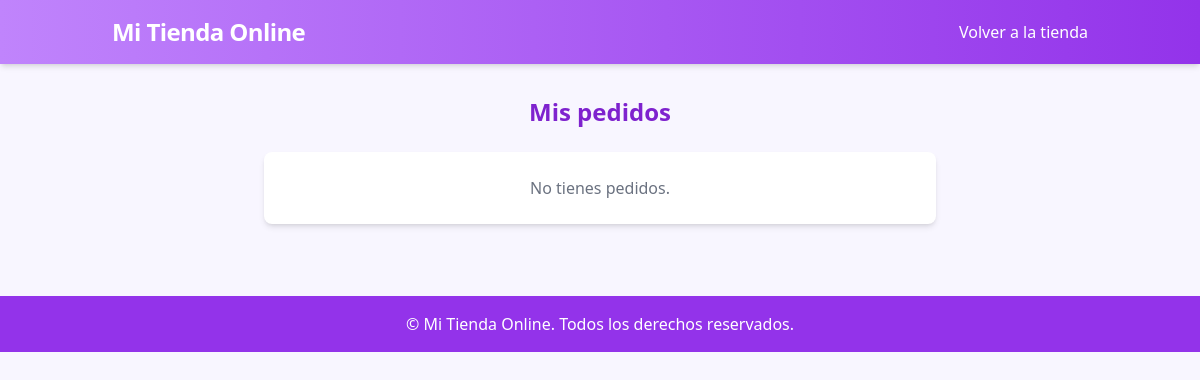
The page /mis-pedidos/ (signed in) on the database as committed earlier.
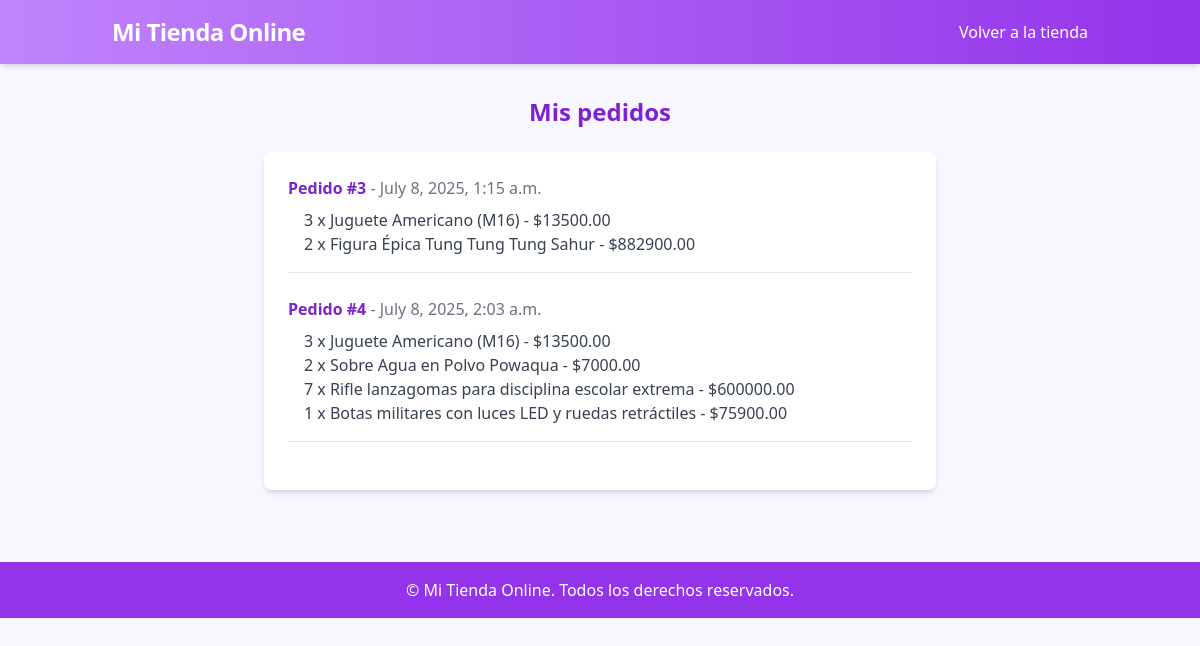
The same page on the database as committed later.
### store/models.py (models this page shows, shortened)
class Order(models.Model):
    user = models.ForeignKey(User, related_name='orders', on_delete=models.SET_NULL, null=True, blank=True)
    nombre = models.CharField(max_length=100)
    email = models.EmailField()
    direccion = models.CharField(max_length=250)
    ciudad = models.CharField(max_length=100)
    creado = models.DateTimeField(auto_now_add=True)

class OrderItem(models.Model):
    order = models.ForeignKey(Order, related_name='items', on_delete=models.CASCADE)
    product = models.ForeignKey('Product', related_name='order_items', on_delete=models.CASCADE)
    price = models.DecimalField(max_digits=10, decimal_places=2)
    quantity = models.PositiveIntegerField(default=1)

class Product(models.Model):
    name = models.CharField(max_length=200)
    price = models.DecimalField(max_digits=10, decimal_places=2)
    description = models.TextField(blank=True, null=True)
    image = models.ImageField(upload_to='products/', blank=True, null=True)

### store/views.py (the view)
# urls.py: path('mis-pedidos/', views.order_history, name='order_history'),
@login_required
def order_history(request):
    orders = request.user.orders.all()
    return render(request, 'store/order_history.html', {'orders': orders})

### store/context_processors.py (called while the page is built)
def cart(request):
    return {'cart': Cart(request)}

### store/templates/store/order_history.html (shortened to what this page needs)
<!DOCTYPE html>
<html lang="es">
<head>
    <script src="https://cdn.tailwindcss.com"></script>
</head>
<body class="bg-[#f8f6ff] min-h-screen">
    <header class="bg-gradient-to-r from-purple-400 to-purple-600 text-white shadow-md">
        <div class="container mx-auto flex flex-col md:flex-row items-center justify-between py-4 px-6">
            <span class="font-bold text-2xl tracking-tight">Mi Tienda Online</span>
            <a href="{% url 'product_list' %}" class="hover:underline">Volver a la tienda</a>
        </div>
    </header>
    <main class="container mx-auto px-4 py-8">
        <h1 class="text-2xl font-bold text-purple-700 mb-6 text-center">Mis pedidos</h1>
        <div class="bg-white rounded-lg shadow-md p-6 max-w-2xl mx-auto">
            <ul>
                {% for order in orders %}
                    <li class="mb-6 border-b pb-4">
                        <span class="font-semibold text-purple-700">Pedido #{{ order.id }}</span>
                        <span class="text-gray-500">- {{ order.creado }}</span>
                        <ul class="ml-4 mt-2">
                            {% for item in order.items.all %}
                                <li class="text-gray-700">{{ item.quantity }} x {{ item.product.name }} - ${{ item.price }}</li>
                            {% endfor %}
                        </ul>
                    </li>
                {% empty %}
                    <li class="text-center text-gray-500">No tienes pedidos.</li>
                {% endfor %}
            </ul>
        </div>
    </main>
    <footer class="bg-purple-600 text-white text-center py-4 mt-10">
        <span>&copy; {{ now|date:"Y" }} Mi Tienda Online. Todos los derechos reservados.</span>
    </footer>
</body>
</html>

Rows that differ between the two databases and show on the page:
added Order: id "3", creado "July 8, 2025, 1:15 a.m."
added OrderItem: quantity "3", product.name "Juguete Americano (M16)", price "13500.00"
added OrderItem: quantity "2", product.name "Figura Épica Tung Tung Tung Sahur", price "882900.00", shown under "3"
added Order: id "4", creado "July 8, 2025, 2:03 a.m."
added OrderItem: quantity "3", product.name "Juguete Americano (M16)", price "13500.00", shown under "4"
added OrderItem: quantity "2", product.name "Sobre Agua en Polvo Powaqua", price "7000.00", shown under "4"
added OrderItem: quantity "7", product.name "Rifle lanzagomas para disciplina escolar extrema", price "600000.00", shown under "4"
added OrderItem: quantity "1", product.name "Botas militares con luces LED y ruedas retráctiles", price "75900.00", shown under "4"
Other text that changed with them:
text no longer shown: "No tienes pedidos."
